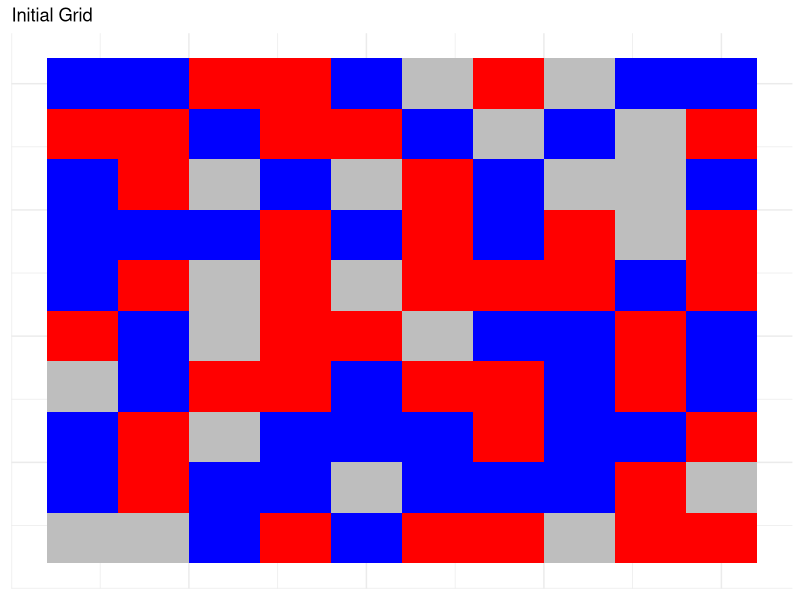
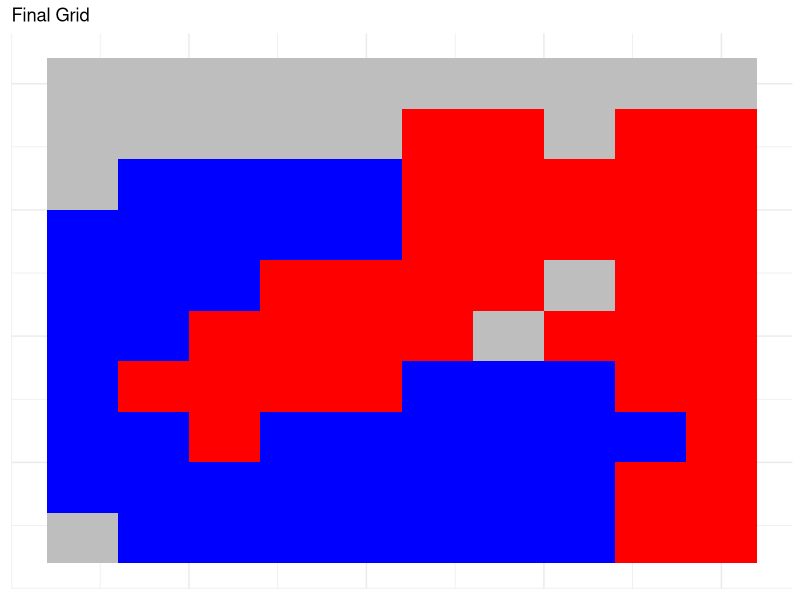

Write the R code that produced these figures, in order.
# This code runs a Schelling segregation model and plots the layout of agents
# at initialization and end of simulation

# Set up model parameters
n_rows <- 10  # Number of rows in the grid
n_cols <- 10  # Number of columns in the grid
n_agents <- 80  # Total number of agents
similarity_threshold <- 0.3  # Minimum similarity for happiness

# Initialize structures
# Create a matrix to represent the grid, initially filled with zeros
grid <- matrix(0, nrow = n_rows, ncol = n_cols)

# Place agents randomly
# Randomly place agents in empty cells until all agents are placed
agent_count <- 0
while (agent_count < n_agents) {
    i <- sample(1:n_rows, 1)  # Choose a random row
    j <- sample(1:n_cols, 1)  # Choose a random column
    if (grid[i, j] == 0) {  # If the cell is empty
        grid[i, j] <- sample(c(1, 2), 1)  # Assign group 1 or 2
        agent_count <- agent_count + 1  # Increment agent count
    }
}

# Store initialized grid
grid_df_init <- reshape2::melt(grid)  # Reshape matrix to data frame

# Function to calculate happiness
# Calculates the happiness of an agent based on similarity to neighbors
calculate_happiness <- function(i, j) {
    # Identify neighbors
    moore_neighborhood <- grid[max(i - 1, 1):min(i + 1, n_rows),
                               max(j - 1, 1):min(j + 1, n_cols)]
    # Count similar neighbors (excluding the agent itself)
    similar_neighbors <-  sum(moore_neighborhood == grid[i, j])  - 1
    total_neighbors <- 8  # Total number of neighbors (including diagonals)
    return(similar_neighbors / total_neighbors)  # Return happiness score
}

# Iterate until stability
# Repeat the following steps until no more agents move
iterator <- 1
all_happy <- FALSE
while (!all_happy) {
    moves <- 0  # Counter for agent moves
    print(paste0("Iteration: ", iterator))
    for (i in 1:n_rows) {
        for (j in 1:n_cols) {
            if (grid[i, j] != 0) {  # If there's an agent at this location
                happiness <- calculate_happiness(i, j)  # Calculate happiness
                if (happiness < similarity_threshold) {  # If unhappy
                    empty_cells <- which(grid == 0)  # Find empty cells
                    if (length(empty_cells) > 0) {  # If there are empty cells
                        new_cell <- sample(empty_cells, 1)  # Choose a random empty cell
                        grid[new_cell] <- grid[i, j]  # Move the agent to the new cell
                        grid[i, j] <- 0  # Set the previous cell to empty
                        moves <- moves + 1  # Increment move counter
                    }
                }
            }
        }
    }
    iterator <- iterator + 1
    if (moves == 0) {  # If no agents moved then all must be happy
        all_happy <- TRUE
    }
}

# Plot the grid at start and finish

library(ggplot2)
# Plotting start using stored grid
ggplot(grid_df_init, aes(Var2, Var1, fill = as.factor(value))) +
    geom_tile() +
    scale_fill_manual(values = c("gray", "red", "blue")) +
    labs(title = "Initial Grid") +
    theme_minimal() +
    theme(
        axis.title.x = element_blank(),  # Suppress x-axis title
        axis.title.y = element_blank(),  # Suppress y-axis title
        axis.text.x = element_blank(),   # Suppress x-axis labels
        axis.text.y = element_blank(),   # Suppress y-axis labels
        legend.position = "none"        # Remove legend
    )

# Plot finish using updated grid
grid_df <- reshape2::melt(grid)  # Reshape matrix to data frame
ggplot(grid_df, aes(Var2, Var1, fill = as.factor(value))) +
    geom_tile() +
    scale_fill_manual(values = c("gray", "red", "blue")) +
    labs(title = "Final Grid") +
    theme_minimal() +
    theme(
        axis.title.x = element_blank(),  # Suppress x-axis title
        axis.title.y = element_blank(),  # Suppress y-axis title
        axis.text.x = element_blank(),   # Suppress x-axis labels
        axis.text.y = element_blank(),   # Suppress y-axis labels
        legend.position = "none"        # Remove legend
    )
